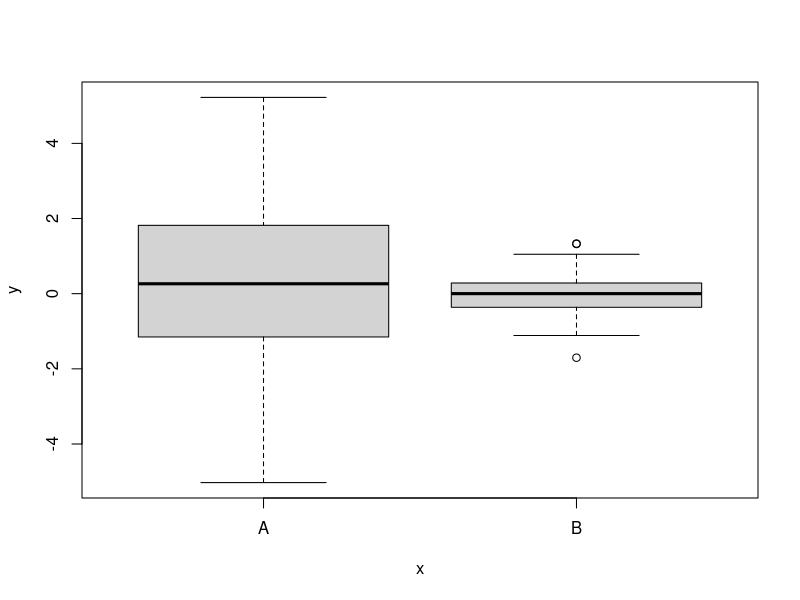
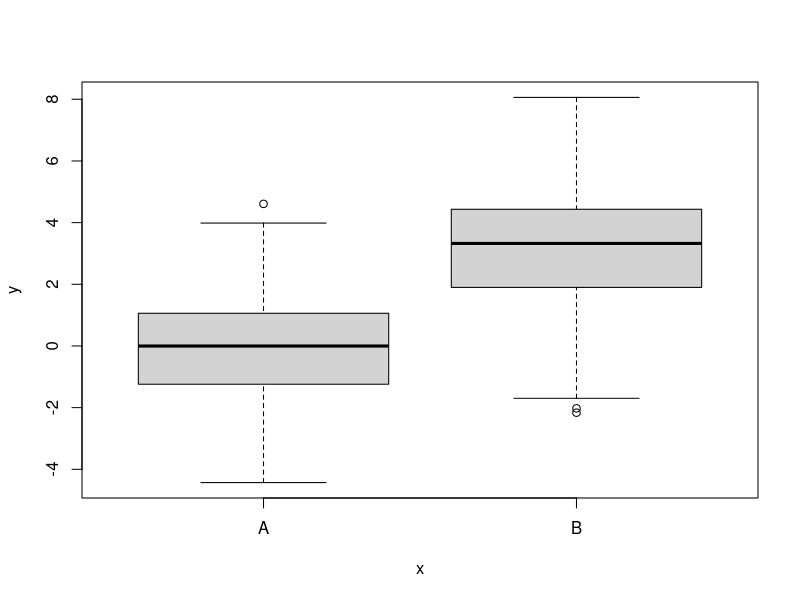
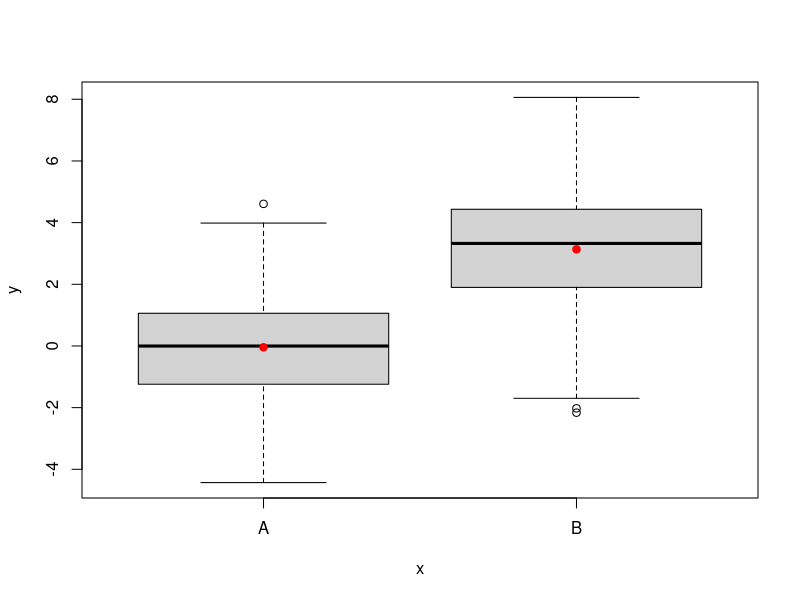
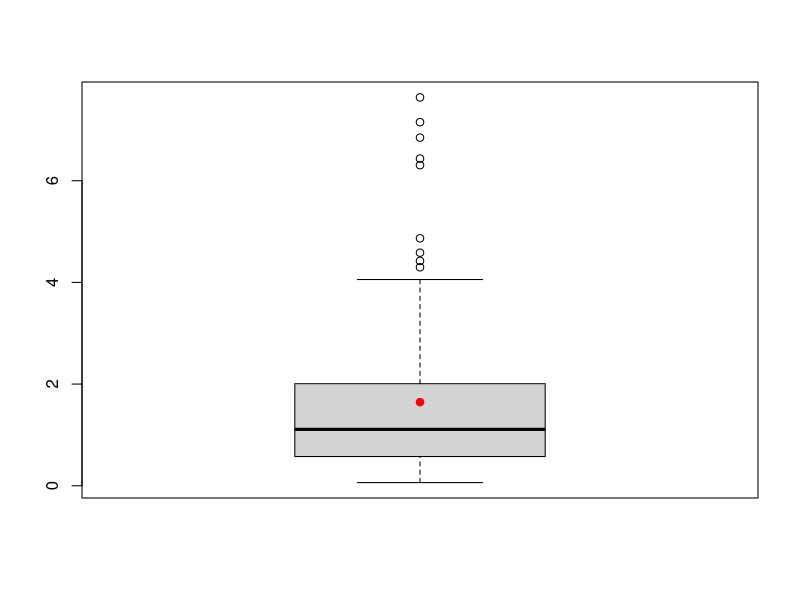
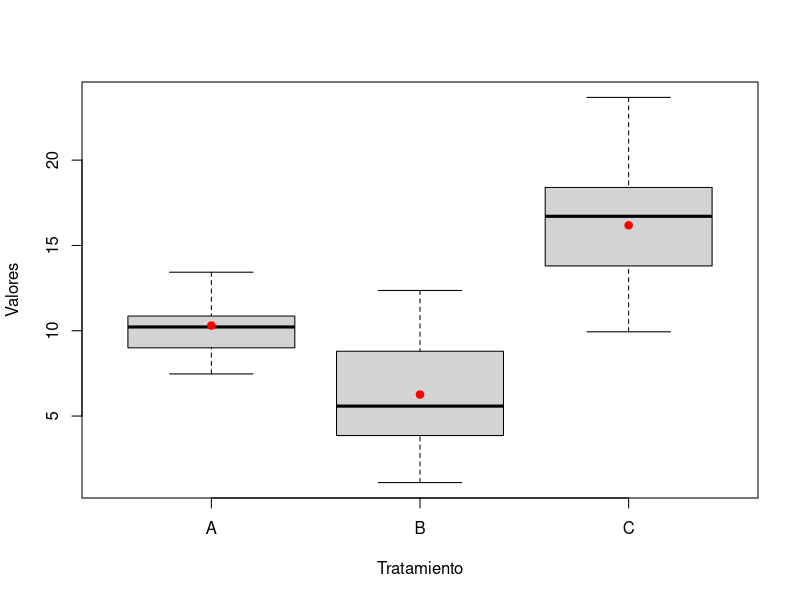
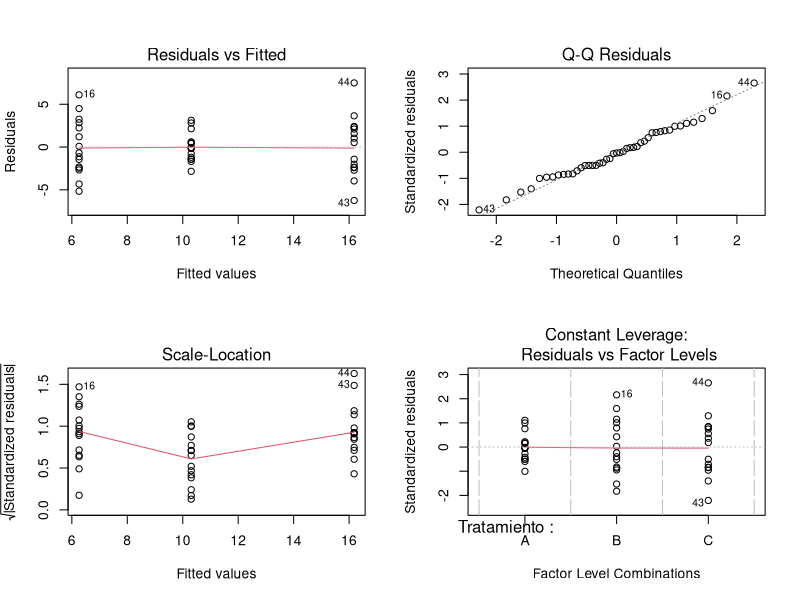
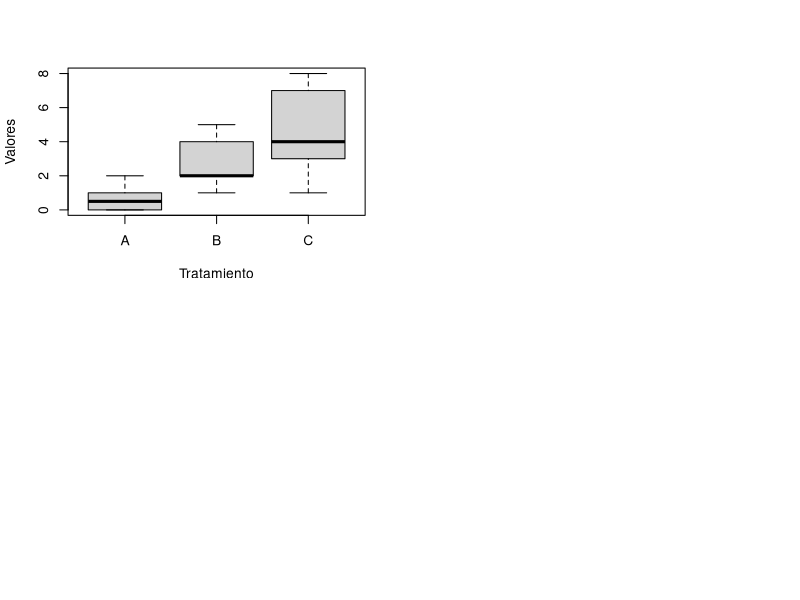
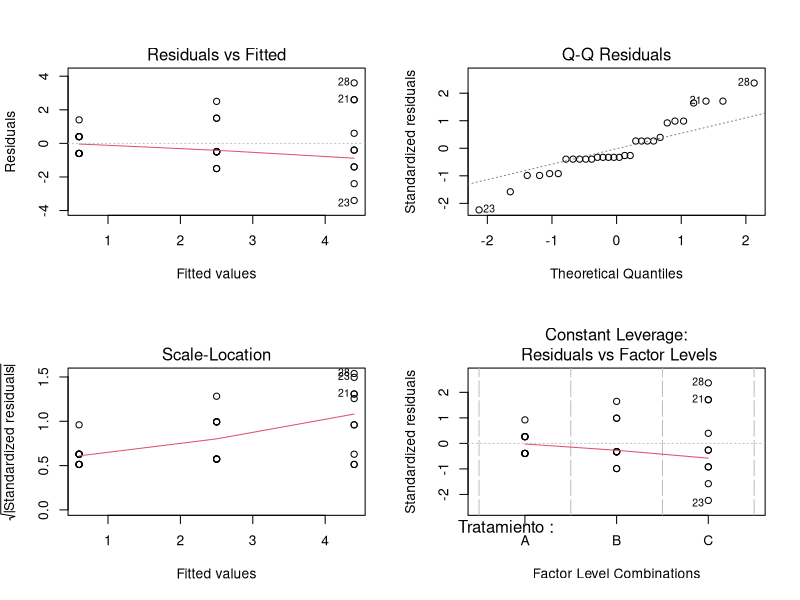

Write R code to recreate these figures, in order.
## ---- chunk 1
knitr::opts_chunk$set(echo = TRUE)
## ---- chunk 2
y1 <- rnorm(100, mean = 0, sd = 2)
y2 <- rnorm(100, mean = 0, sd = 0.5)
tabla.1 <- data.frame(y = c(y1, y2),
                      x = rep(c("A", "B"), each = 100))
## ---- chunk 3
boxplot(y ~ x, data = tabla.1)
## ---- chunk 4
tabla.2 <- data.frame(y = c(rnorm(100, mean = 0, sd = 2), #y1
                            rnorm(100, mean = 3, sd = 2)),#y2 
                      x = rep(c("A", "B"), each = 100)) #Tratamientos

boxplot(y ~ x, data = tabla.2)
## ---- chunk 5
media.y.a <- mean(tabla.2$y[1:100])
media.y.b <- mean(tabla.2$y[101:200])

boxplot(y ~ x, data = tabla.2)
points(x = c(1, 2), y = c(media.y.a, media.y.b), col = "red", pch = 20, cex = 1.5)
## ---- chunk 6
y.lnorm <- exp(rnorm(100, mean = 0, sd = 1))
media.lnorm <- mean(y.lnorm)
boxplot(y.lnorm)
points(1, media.lnorm, col = "red", pch = 20, cex = 1.5)
## ---- chunk 7
set.seed(123)
## ---- chunk 8
y1 <- rnorm(100, mean = 0, sd = 1)
shapiro.test(y1)
## ---- chunk 9
y1.lnorm <- exp(y1)
shapiro.test(y1.lnorm)
## ---- chunk 10
set.seed(123)

y1 <- rnorm(15, mean = 10, sd = 2)
y2 <- rnorm(15, mean = 7, sd = 3)
y3 <- rnorm(15, mean = 15, sd = 4)

y <- c(y1, y2, y3)

tratamientos <- rep(c("A", "B", "C"), each = 15)

base.datos <- data.frame(Tratamiento = tratamientos,
                         Valores = y)
## ---- chunk 11
boxplot(Valores ~ Tratamiento, base.datos)
points(c(1, 2, 3),
       c(mean(y1), mean(y2), mean(y3)),
       col = "red", pch = 20, cex = 1.5)
## ---- chunk 12
shapiro.test(y1)
shapiro.test(y2)
shapiro.test(y3)
## ---- chunk 13
modelo.1 <- aov(Valores ~ Tratamiento, base.datos)
modelo.2 <- lm(Valores ~ Tratamiento, base.datos)
## ---- chunk 14
summary(modelo.1)
## ---- chunk 15
summary(modelo.2)
## ---- chunk 16
par(mfrow = c(2, 2))
plot(modelo.1)
## ---- chunk 17
y <- c(rpois(10, 1),
       rpois(10, 2),
       rpois(10, 4))
trats <- rep(c("A", "B", "C"), each = 10)
datos.2 <- data.frame(Valores = y, Tratamiento = trats)
## ---- chunk 18
boxplot(Valores ~ Tratamiento, datos.2)
## ---- chunk 19
modelo.3 <- aov(Valores ~ Tratamiento, datos.2)
summary(modelo.3)
## ---- chunk 20
par(mfrow = c(2,2))
plot(modelo.3)
